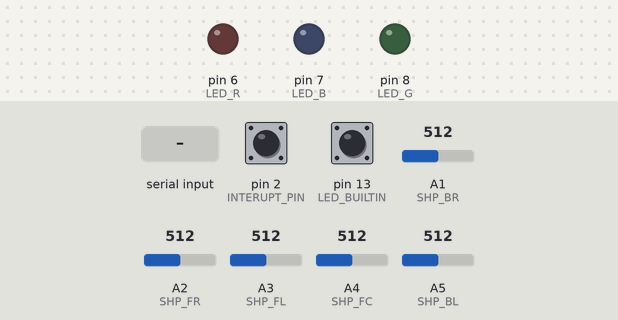
Bench run of a sketch on a simulated Arduino Uno, built with avr-gcc and run on an emulated ATmega328P. Parts: output pins drawn as LEDs (lit = HIGH). Inputs (shaded band) come from the test bench; at power-on: pin 2 (INTERUPT_PIN) HIGH, pin 13 (LED_BUILTIN) HIGH, A1 (SHP_BR) = 512, A2 (SHP_FR) = 512, A3 (SHP_FL) = 512, A4 (SHP_FC) = 512, A5 (SHP_BL) = 512.

Above: at 1.2 s.
1.3 s: byte 1 (1) received over Serial
At 2.1 s:
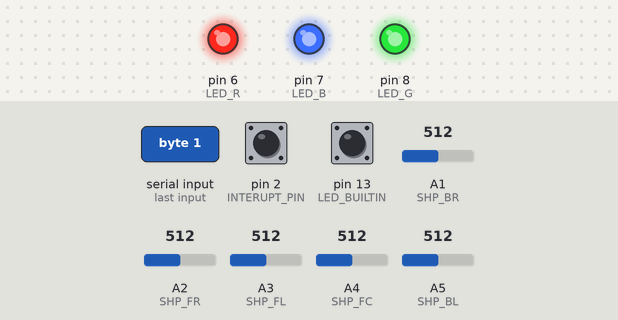
2.8 s: byte 2 (2) received over Serial
At 3.3 s:
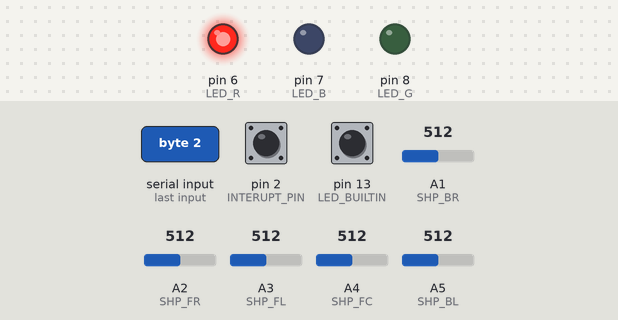
4.3 s: byte 3 (3) received over Serial
At 5.5 s:
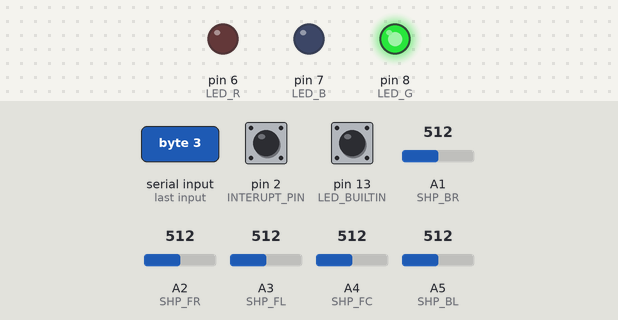
5.8 s: byte 4 (4) received over Serial
At 6.7 s:
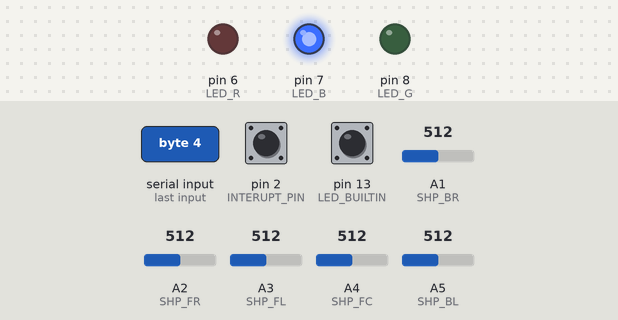
7.3 s: byte 5 (5) received over Serial
At 7.9 s:
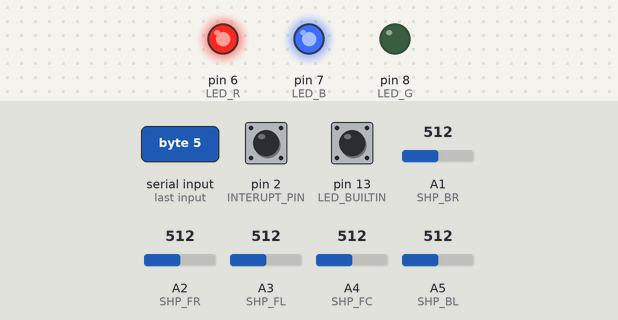
8.8 s: byte 6 (6) received over Serial
At 10.2 s:
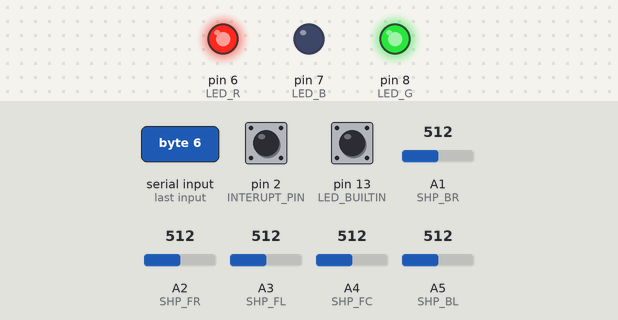
Timing chart, 0 to 11.3 s (numbered marks = the images above; inputs shaded):
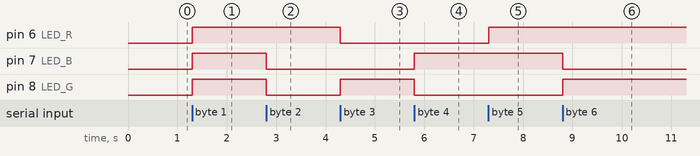

The sketch:

beta.ino
```cpp
#include "Arduino.h"
#include "config.h"

uint8_t bufferVar;
uint8_t sensorData[5];


void setup()
{
	pinMode(INTERUPT_PIN, INPUT_PULLUP);
	pinMode(SHP_FL, INPUT);
	pinMode(SHP_FC, INPUT);
	pinMode(SHP_FR, INPUT);
	pinMode(SHP_BL, INPUT);
	pinMode(SHP_BR, INPUT);

	pinMode(LED_R, OUTPUT);
	pinMode(LED_G, OUTPUT);
	pinMode(LED_B, OUTPUT);
	Serial.begin(9600);
	attachInterrupt(digitalPinToInterrupt(INTERUPT_PIN), interupt, RISING);
}

void loop()
{
	//              EDIT THIS \/ \/ \/

	/*
	 *
	 *           Sensordata in ARRAYINDEX
	 *
	 *             +-------------------+
	 *             |                   |
	 *      SHP_LF |  0   ACC_X 4   2  | SHP_RF
	 *             |        /|\        |
	 *             |         |         |
	 *             |         |         |
	 *             |         *         |
	 *      SHP_LB |  1   ACC_Z 5   3  | SHP_RB
	 *             |                   |
	 *             +-------------------+
	 *
	 *
	 */
	while(Serial.available())
	{
		bufferVar = Serial.read();
		switch(bufferVar)
		{
			case 0:
				digitalWrite(LED_R, LOW);
				digitalWrite(LED_G, LOW);
				digitalWrite(LED_B, LOW);
				break;

			case 1:
				digitalWrite(LED_R, HIGH);
				digitalWrite(LED_G, HIGH);
				digitalWrite(LED_B, HIGH);
				break;

			case 2:
				digitalWrite(LED_R, HIGH);
				digitalWrite(LED_G, LOW);
				digitalWrite(LED_B, LOW);
				break;

			case 3:
				digitalWrite(LED_R, LOW);
				digitalWrite(LED_G, HIGH);
				digitalWrite(LED_B, LOW);
				break;

			case 4:
				digitalWrite(LED_R, LOW);
				digitalWrite(LED_G, LOW);
				digitalWrite(LED_B, HIGH);
				break;

			case 5:
				digitalWrite(LED_R, HIGH);
				digitalWrite(LED_G, LOW);
				digitalWrite(LED_B, HIGH);
				break;

			case 6:
				digitalWrite(LED_R, HIGH);
				digitalWrite(LED_G, HIGH);
				digitalWrite(LED_B, LOW);
				break;

			case 7:
				digitalWrite(LED_R, LOW);
				digitalWrite(LED_G, HIGH);
				digitalWrite(LED_B, HIGH);
				break;
		}
	}

	sensorData[0] = analogRead(SHP_FL) >> 2;
	sensorData[1] = analogRead(SHP_FC) >> 2;
	sensorData[2] = analogRead(SHP_FR) >> 2;
	sensorData[3] = analogRead(SHP_BL) >> 2;
	sensorData[4] = analogRead(SHP_BR) >> 2;

	digitalWrite(LED_BUILTIN, !digitalRead(LED_BUILTIN));
}

void interupt()
{
	for(uint8_t i=0; i<5; ++i)
	{
		Serial.write(sensorData[i]);
	}

	/*Serial.write(sensorData[0]);
	Serial.write(sensorData[1]);
	Serial.write(sensorData[2]);
	Serial.write(sensorData[3]);
	Serial.write(sensorData[4]);*/
}
```

config.h
```cpp
#ifndef CONFIG_H
#define CONFIG_H

#define INTERUPT_PIN 	2

#define SHP_FL 			17
#define SHP_FR 			16
#define SHP_BR 			15
#define SHP_FC 			18
#define SHP_BL 			19

#define LED_R 			6
#define LED_B 			7
#define LED_G 			8

#endif
```

Measured:
- after the input at 1.3 s, pin 6 (LED_R), pin 7 (LED_B), pin 8 (LED_G): LOW → HIGH at once
- after the input at 2.8 s, pin 7 (LED_B), pin 8 (LED_G): HIGH → LOW at once
- after the input at 4.3 s, pin 6 (LED_R): HIGH → LOW at once; pin 8 (LED_G): LOW → HIGH at once
- after the input at 5.8 s, pin 7 (LED_B): LOW → HIGH at once; pin 8 (LED_G): HIGH → LOW at once
- after the input at 7.3 s, pin 6 (LED_R): LOW → HIGH at once
- after the input at 8.8 s, pin 7 (LED_B): HIGH → LOW at once; pin 8 (LED_G): LOW → HIGH at once
